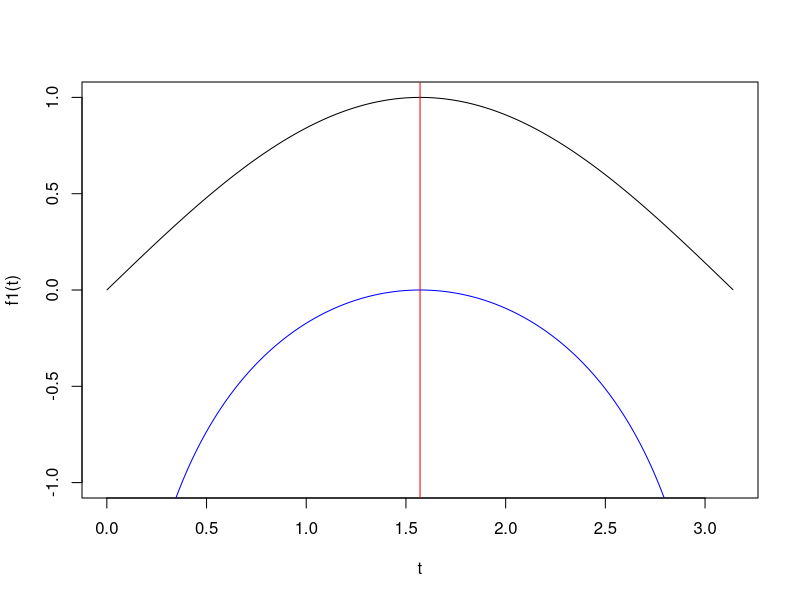
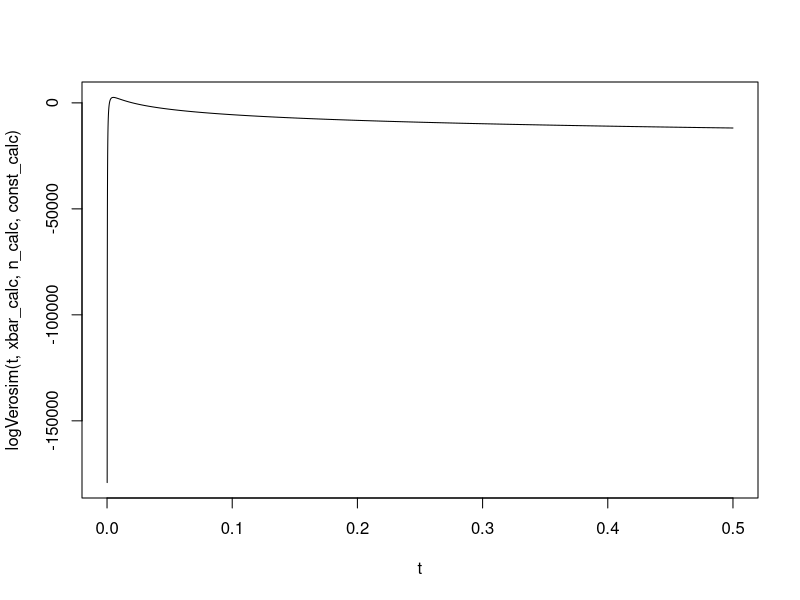
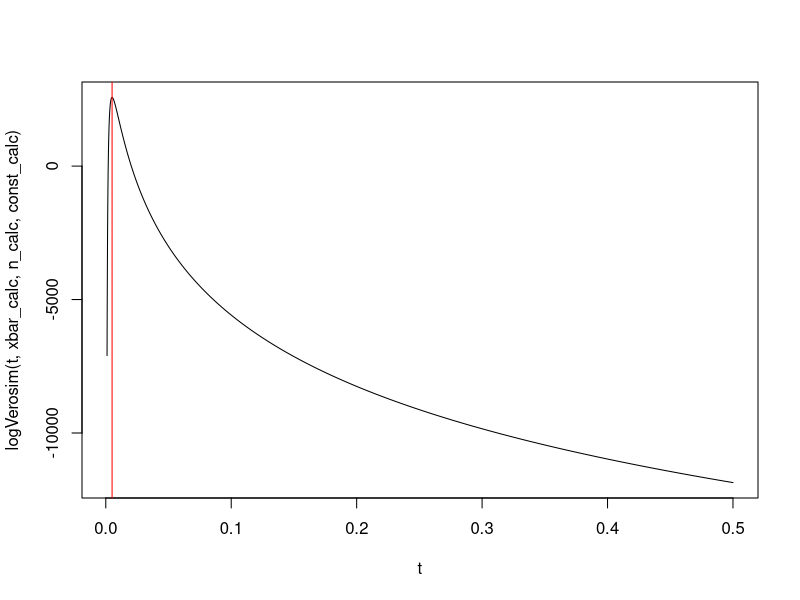
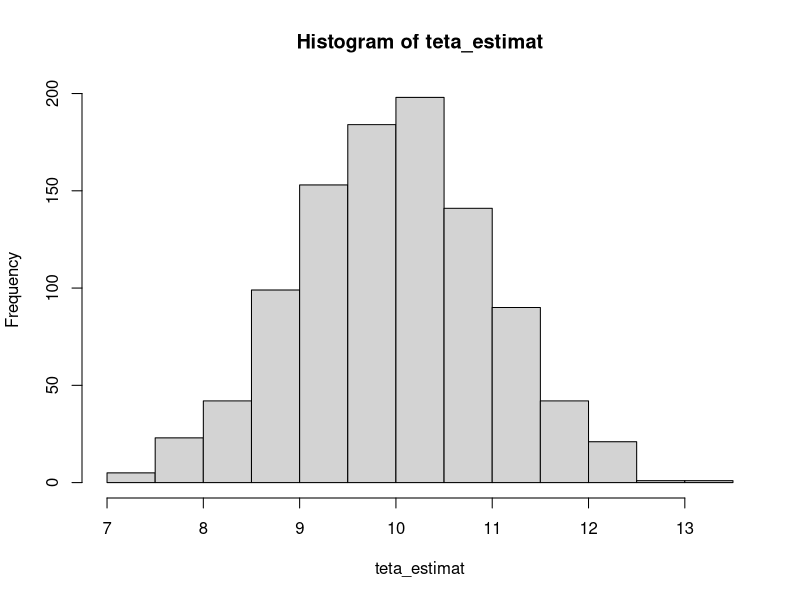
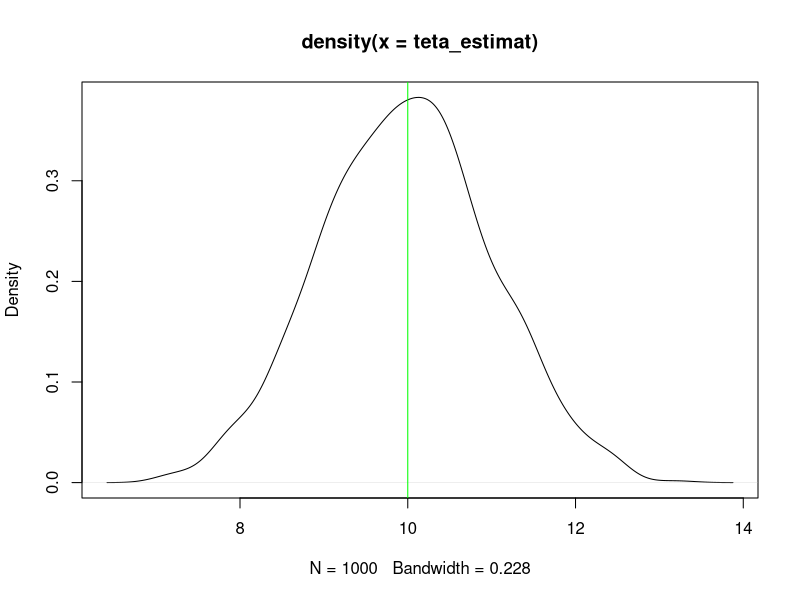

R code for these plots, in order:
#Statistica Lab 13 311

#Metoda verosimilitatii maxime
#Daca o functie cu valori pozitive are punct de maxim sau minim local,
#acesta se pastreaza si daca se logaritmeaza functia initiala
f1 <- function(x)
{
  sin(x)
}

t <- seq(0.001,pi-0.001,0.001)
#Q: De ce nu am luat intervalul (0,pi)?
#Sorin Sina: pentru buna definire a logaritmului
plot(t,f1(t),type="l",ylim=c(-1,1))
lines(t,log(sin(t)),col="blue")
abline(v=pi/2,col="red")

#gasirea punctelor de extrem cu functia optimize
require(graphics)
#in mod implicit cauta punctul de minim
optimize(f1,c(0.001,pi-0.001))

#vreau punctul de maxim

optimize(f1,c(0.001,pi-0.001),maximum=T)



#Problema cu f(x)=x^3/(96*teta^4)*exp(-x/(2*teta))

#const=ln(produs(xi^3))
#x este vectorul ce reprezinta esantionul dat
x <- rgamma(1000,4,100)
n_calc <- 1000
xbar_calc <- sum(x)/n_calc #mean(x)
const_calc <- sum(3*log(x))

logVerosim <- function(teta,xbar,n,const)
{
  -n*log(96)-4*n*log(teta)+const-1/(2*teta)*n*xbar 
}
t <- seq(0,0.5,0.0001)
plot(t,logVerosim(t,xbar_calc,n_calc,const_calc),type="l")

#Q: Ce reprezinta 100 mai jos?
#"A wild guess" legat de intervalul pe care sa cautam punctul de maxim
#Daca facem plot inainte vedem mai bine care e intervalul mai bun
o <- optimize(logVerosim,c(0.001,100),maximum=T,xbar=xbar_calc,n=n_calc,const=const_calc)
teta_maxim <- o$maximum
#ce obtin daca iau intervalul de cautare mai fin
o <- optimize(logVerosim,c(0.001,0.1),maximum=T,xbar=xbar_calc,n=n_calc,const=const_calc)
teta_maxim <- o$maximum



teta_estimat <- xbar_calc/8

#Observam ca teta_estimat si teta_maxim(calculat prin metode numerice) sunt foarte apropiate

t <- seq(0.001,0.5,0.0001)
plot(t,logVerosim(t,xbar_calc,n_calc,const_calc),type="l")
abline(v=teta_maxim,col="red")

#Metoda momentelor
#De ce metoda momentelor uneori nu e buna

#Folositi metoda momentelor pentru a estima teta pentru X~Unif(0,teta) in baza unui 
#esantion de volum 100

teta <- 10
sample_size <- 30
nr_simulari <- 1000
teta_estimat <- numeric(nr_simulari)

for( i in 1:nr_simulari)
{
  u <- runif(sample_size,0,teta)
  xbar <- mean(u)
  teta_estimat[i] <- 2*xbar
}
hist(teta_estimat)
plot(density(teta_estimat))
abline(v=10, col="green")

#MVM pentru aceeasi problema
#teta_MVM=max(valorile din esantion)
teta <- 100
x <- runif(1000,0,teta)
teta_MVM <- max(x)

#Tema: Optimizati codul de mai sus
